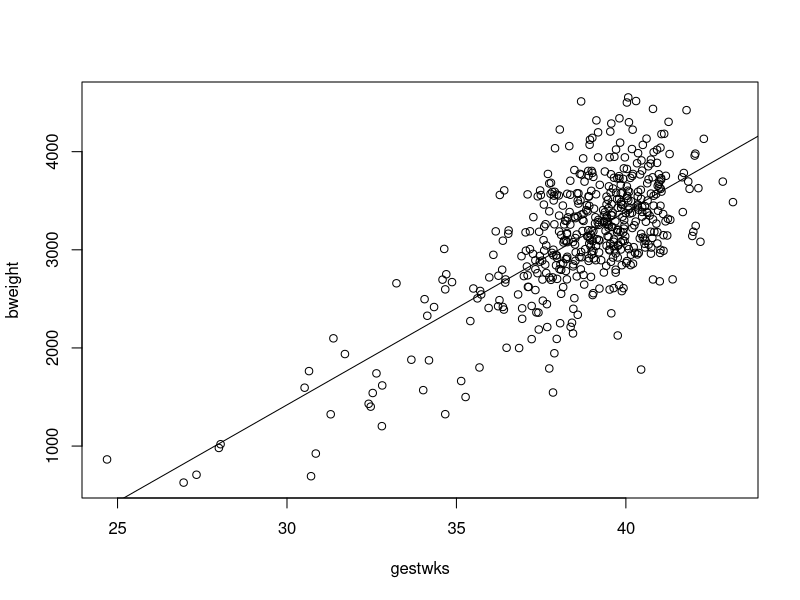
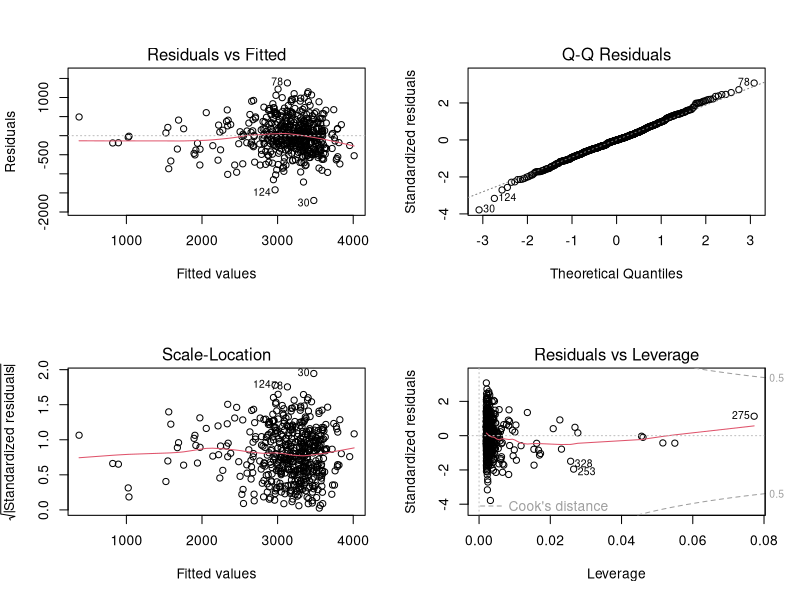
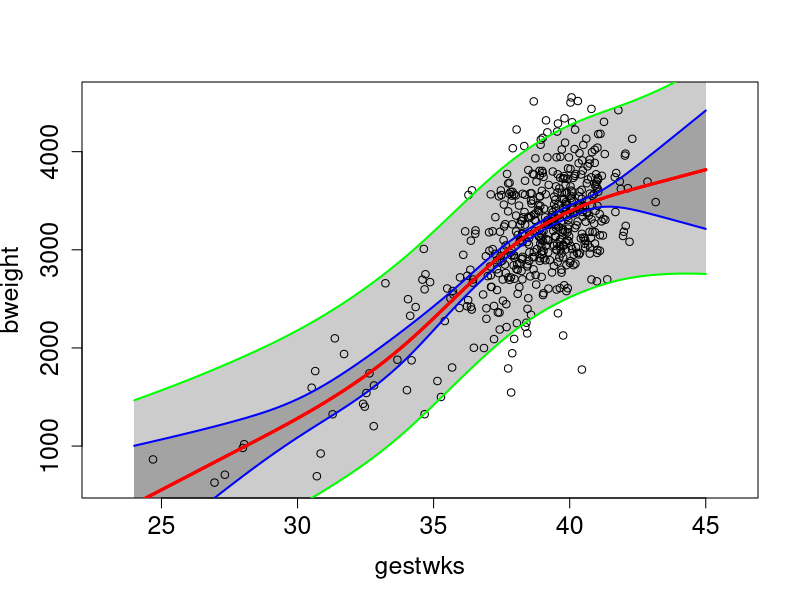
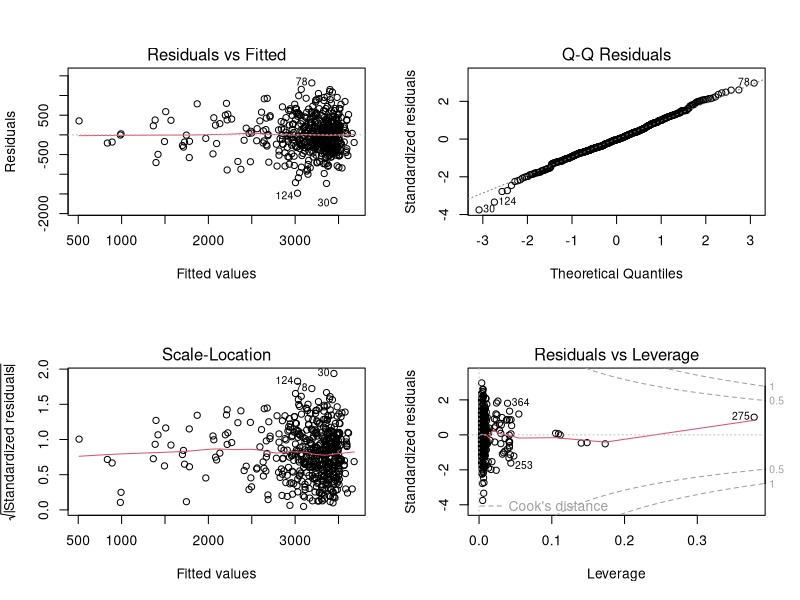
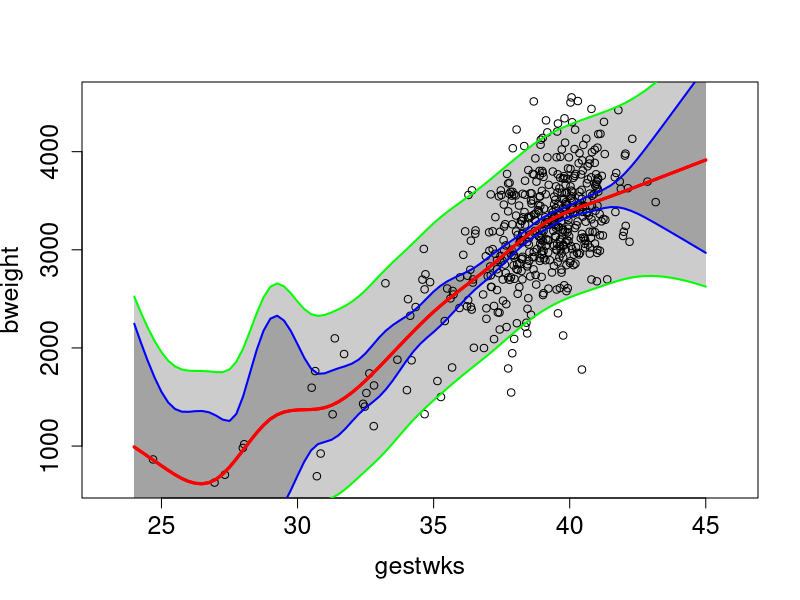
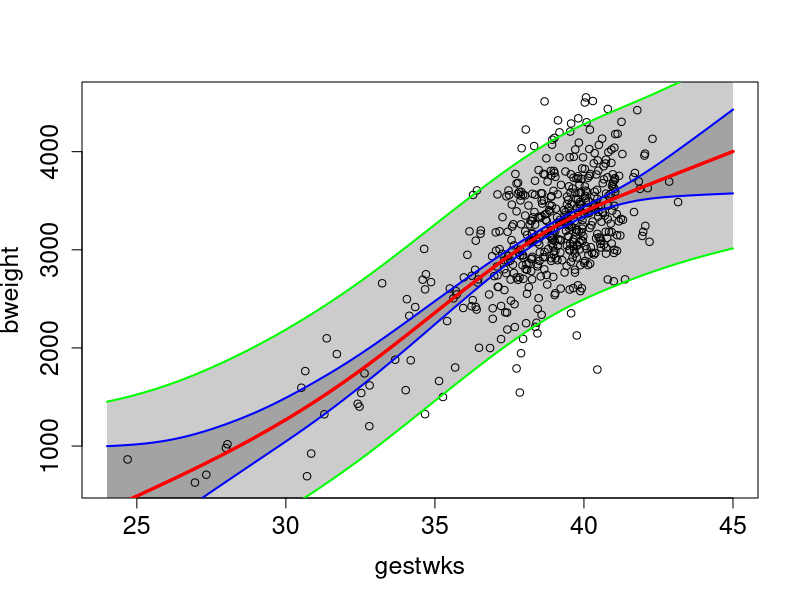
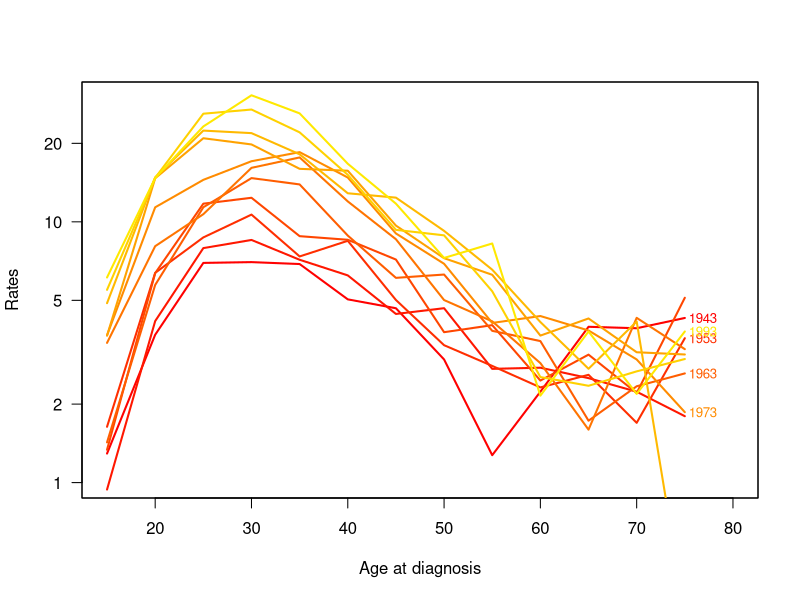
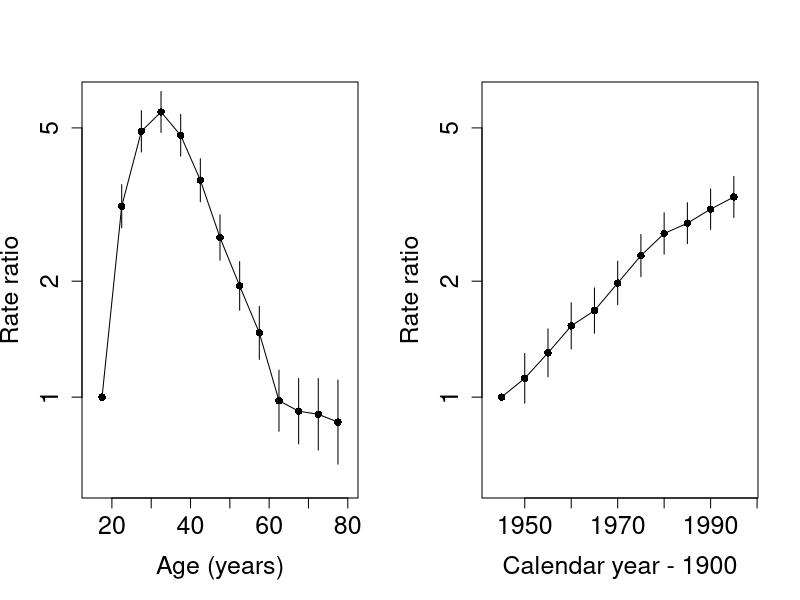

The R source for these figures, in order:
### R code from vignette source '/home/runner/work/SPE/SPE/build/cont-eff-s.rnw'

###################################################
### code chunk number 1: cont-eff-s.rnw:3-6
###################################################
options( width=90,
         SweaveHooks=list( fig=function()
         par(mar=c(3,3,1,1),mgp=c(3,1,0)/1.6,las=1,bty="n") ) )


###################################################
### code chunk number 2: data-births
###################################################
library(Epi)
data(births)
par(mfrow=c(1,1))
with(births, plot(gestwks, bweight))
mlin <- lm( bweight ~ gestwks, data = births )
abline( mlin )


###################################################
### code chunk number 3: diag-lin
###################################################
par( mfrow=c(2,2) )
plot( mlin )


###################################################
### code chunk number 4: bweight-gestwks-Ns5
###################################################
library(splines)
mNs5 <- lm( bweight ~ Ns( gestwks, knots = c(28,34,38,40,43)), 
            data = births )
round( ci.exp( mNs5, Exp=FALSE ), 1)


###################################################
### code chunk number 5: plotFitPredInt
###################################################
plotFitPredInt <- function( xval, fit, pred, ...)
{
    matshade( xval, fit,  lwd=2, alpha=0.2)
    matshade( xval, pred, lwd=2, alpha=0.2)
    matlines( xval, fit,  lty=1, lwd=c(3,2,2), col=c("red","blue","blue") )
    matlines( xval, pred, lty=1, lwd=c(3,2,2), col=c("red","green","green") )
}


###################################################
### code chunk number 6: Ns5-pred
###################################################
nd <- data.frame(gestwks = seq(24, 45, by = 0.25) ) 
fit.Ns5 <- predict( mNs5, newdata=nd, interval="conf" )
pred.Ns5 <- predict( mNs5, newdata=nd, interval="pred" )
par(mfrow=c(1,1))
with( births, plot(bweight ~ gestwks, xlim=c(23, 46), 
                   cex.axis=1.5, cex.lab=1.5 ) )
plotFitPredInt(xval=nd$gestwks, fit=fit.Ns5, pred=pred.Ns5)


###################################################
### code chunk number 7: cubic-diag
###################################################
par(mfrow=c(2,2))
plot(mNs5)


###################################################
### code chunk number 8: bweigth-gestwks-Ns10
###################################################
mNs10 <- lm( bweight ~ Ns( gestwks, 
        knots = seq(25, 43, by = 2)), data = births)
round(ci.lin(mNs10)[ , c(1,5,6)], 1)
fit.Ns10 <- predict( mNs10, newdata=nd, interval="conf" )
pred.Ns10 <- predict( mNs10, newdata=nd, interval="pred" )
par(mfrow=c(1,1))
with( births, plot( bweight ~ gestwks, xlim = c(23, 46), 
                    cex.axis= 1.5, cex.lab = 1.5 )  )
plotFitPredInt( nd$gestwks, fit.Ns10, pred.Ns10)


###################################################
### code chunk number 9: bweight-gestwks-mPs
###################################################
library(mgcv)
mPs <- gam( bweight ~ s(gestwks), data = births)		
summary(mPs)	


###################################################
### code chunk number 10: mPs-sig2
###################################################
mPs$sig2
sqrt(mPs$sig2)


###################################################
### code chunk number 11: bweight-gestwks-mPs-plot
###################################################
pr.Ps <- predict( mPs, newdata=nd, se.fit=TRUE )
str(pr.Ps) # with se.fit=TRUE, only two columns: fitted value and its SE
fit.Ps <- cbind(pr.Ps$fit, 
                pr.Ps$fit - 2*pr.Ps$se.fit, 
                pr.Ps$fit + 2*pr.Ps$se.fit)
pred.Ps <- cbind(pr.Ps$fit,  # must add residual variance to se.fit^2
                 pr.Ps$fit - 2*sqrt( pr.Ps$se.fit^2 + mPs$sig2), 
                 pr.Ps$fit + 2*sqrt( pr.Ps$se.fit^2 + mPs$sig2))
par(mfrow=c(1,1))
with(births, plot(bweight ~ gestwks, xlim=c(24, 45), 
                  cex.axis=1.5, cex.lab=1.5) )
plotFitPredInt(nd$gestwks, fit.Ps, pred.Ps)


###################################################
### code chunk number 12: data-input
###################################################
 library( Epi )
   data( testisDK )
    str( testisDK )
summary( testisDK )
   head( testisDK )


###################################################
### code chunk number 13: housekeeping
###################################################
tdk <- subset(testisDK, A > 14 & A < 80)
tdk$Age <- cut(tdk$A, br = 5*(3:16), include.lowest=TRUE, right=FALSE)
   nAge <- length(levels(tdk$Age))
tdk$Per <- cut(tdk$P, br = seq(1943,1998,by=5), 
               include.lowest=TRUE, right=FALSE)
   nPer <- length(levels(tdk$Per))


###################################################
### code chunk number 14: tabulation
###################################################
tab <- stat.table(  index = list(Age, Per),
                 contents = list(D = sum(D), 
                                 Y = sum(Y/1000),
                              rate = ratio(D, Y, 10^5) ),
                  margins = TRUE, 
                     data = tdk ) 
print(tab, digits=c(sum=0, ratio=1))	


###################################################
### code chunk number 15: plot-rates
###################################################
str(tab)
par(mfrow=c(1,1))
rateplot( rates=tab[3, 1:nAge, 1:nPer], which="ap", ylim=c(1,30), 
           age=seq(15, 75, 5), per=seq(1943, 1993, 5), 
           col=heat.colors(16), ann=TRUE )


###################################################
### code chunk number 16: mCat
###################################################
tdk$Y <- tdk$Y/100000
mCat <- glm( cbind(D,Y) ~ Age + Per, 
             family=poisreg(link=log), data= tdk )
round( ci.exp( mCat ), 2)


###################################################
### code chunk number 17: mCat-est
###################################################
aMid <- seq(17.5, 77.5, by = 5)
pMid <- seq(1945, 1995, by = 5)
par(mfrow=c(1,2))
plot( c(15,80), c(0.6, 6), type="n", log="y", 
      cex.lab = 1.5, cex.axis = 1.5, 
   xlab = "Age (years)", ylab = "Rate ratio") 
lines( aMid,  c( 1, ci.exp(mCat)[2:13, 1] ), type = "o", pch = 16 )
segments( aMid[-1],  ci.exp(mCat)[2:13, 2], 
          aMid[-1], ci.exp(mCat)[2:13, 3] ) 
plot( c(1943,1998), c(0.6, 6), type="n", log="y", 
      cex.lab = 1.5, cex.axis = 1.5, 
   xlab = "Calendar year - 1900", ylab = "Rate ratio") 
lines( pMid,c( 1, ci.exp(mCat)[14:23, 1] ), type = 'o', pch = 16 )
segments( pMid[-1],  ci.exp(mCat)[14:23, 2], 
          pMid[-1],  ci.exp(mCat)[14:23, 3] ) 


###################################################
### code chunk number 18: mCat2-new-ref
###################################################
tdk$Per70 <- Relevel(tdk$Per, ref = 6)
mCat2 <- glm( cbind(D,Y) ~ -1 + Age +Per70, 
              family=poisreg(link=log), data= tdk )
round( ci.exp( mCat2 ), 2)


###################################################
### code chunk number 19: mCat2-plot
###################################################
par(mfrow=c(1,2))
plot( c(15,80), c(2, 20), type="n", log="y", cex.lab = 1.5, cex.axis = 1.5, 
   xlab = "Age (years)", ylab = "Incidence rate (per 100000 y)") 
lines( aMid,  c(ci.exp(mCat2)[1:13, 1] ), type = "o", pch = 16) 
plot( c(1943,1998), c(0.4, 2), type="n", log="y", 
      cex.lab = 1.5, cex.axis = 1.5, 
   xlab = "Calendar year", ylab = "Rate ratio") 
lines( pMid, c(ci.exp(mCat2)[14:18, 1], 1, ci.exp(mCat2)[19:23, 1]),  
   type = "o", pch = 16 )
abline(h=1, col="gray")


###################################################
### code chunk number 20: mPen
###################################################
library(mgcv)
mPen <- gam( cbind(D, Y) ~ s(A) + s(P),  
           family = poisreg(link=log), data = tdk)
summary(mPen)					


###################################################
### code chunk number 21: mPen-plot
###################################################
par(mfrow=c(1,2))
plot(mPen, seWithMean=TRUE)


###################################################
### code chunk number 22: mPen-check
###################################################
par(mfrow=c(2,2))
gam.check(mPen)					


###################################################
### code chunk number 23: mPen2
###################################################
mPen2 <- gam( cbind(D,Y) ~ s(A, k=20) + s(P),  
           family = poisreg(link=log), data = tdk)
summary(mPen2)
par(mfrow=c(2,2))
gam.check(mPen2)					


###################################################
### code chunk number 24: mPen2-plot
###################################################
par( mfrow=c(1,2) )
plot( mPen2, seWithMean=TRUE )
abline( v=1968, h=0, lty=3 )


###################################################
### code chunk number 25: mPen2-newplot
###################################################
par( mfrow=c(1,2) )
icpt <- coef(mPen2)[1]  #  estimated intecept
plot( mPen2, seWithMean=TRUE, select=1, rug=FALSE,       
      yaxt="n", ylim= c(log(1),log(20)) - icpt, 
      xlab="Age (y)", ylab="Mean rate (/100000 y)" )
axis(2, at = log( c(1, 2, 5, 10, 20)) - icpt, labels=c(1, 2, 5, 10, 20) )
plot( mPen2, seWithMean=TRUE, select=2, rug=FALSE, 
      yaxt="n", ylim=c( log(0.4), log(2) ), 
      xlab="Calendat year", ylab="Relative rate")
axis(2, at=log( c(0.5, 0.75, 1, 1.5, 2)), labels = c(0.5, 0.75, 1, 1.5, 2))
abline( v=1968, h=0, lty=3 )


###################################################
### code chunk number 26: mNs
###################################################
mNs <- glm( cbind(D,Y) ~ Ns(A, knots = seq(15, 75, 10)) +
                Ns(P, knots = seq(1950, 1990, 10)),
                 family=poisreg, data=tdk )
summary( mNs)


###################################################
### code chunk number 27: cont-eff-s.rnw:491-507
###################################################
summary( mNs )
aa <- 15:79
pp <- 1943:1996
# for the prediction
ndp <- data.frame( A=aa, P=1970, Y=1 )
# for the RR between pp and 1970
ndx <- data.frame( A=50, P=pp  , Y=1 )
ndr <- data.frame( A=50, P=1970, Y=1 )
par(mfrow=c(1,2))
matplot( aa, ci.pred( mNs, ndp ),
          log="y", xlab="Age", ylab="Incidence rate (per 100000 y)",
          type="l", lty=1, lwd=c(3,1,1), col = c("red", "blue",  "blue") )
matplot( pp, ci.exp( mNs, list(ndx,ndr) ),
          log="y", xlab="Year", ylab="Rate ratio",
          type="l", lty=1, lwd=c(3,1,1), col= c("red", "blue",  "blue") )
abline( h=1,v=1970)


###################################################
### code chunk number 28: gamNs
###################################################
par(mfrow=c(1,2))
matplot( ndp$A, ci.pred( mNs, ndp ),
          log="y", xlab="Age", ylab="Incidence rate (per 100000 y)",
          type="l", lty=1, lwd=c(3,1,1), col = c("red", "blue",  "blue") )
matshade( ndp$A, ci.pred( mPen2, ndp ), lwd=2, lty=3 )
matplot( ndx$P, ci.exp( mNs, list(ndx,ndr) ),
          log="y", xlab="Year", ylab="Rate ratio",
          type="l", lty=1, lwd=c(3,1,1), col= c("red", "blue",  "blue") )
matshade( ndx$P, ci.exp( mPen2, list(ndx,ndr) ), lwd=2, lty=3 )
abline( h=1,v=1970)


###################################################
### code chunk number 29: all items
###################################################
 a.kn <- seq(15,75,10)
 p.kn <- seq(50,90,10)
 a.pt <- 15:75
 p.pt <- 45:95
 p.ref <- 70
 na <- length(a.pt)
 np <- length(p.pt)
 As <- Ns( a.pt, knots=a.kn )
 Ps <- Ns( p.pt, knots=p.kn )
 Prp <- Ns( rep(p.ref,np), knots=p.kn )
 Pra <- Ns( rep(p.ref,na), knots=p.kn )
 mAP <- glm( D ~ Ns(A,knots=a.kn) + Ns(P,knots=p.kn),
                 offset=log(Y), family=poisson, data= tdk )
 par( mfrow=c(1,2) )
 matplot( a.pt, ci.exp( mAP, ctr.mat=cbind(1,As,Pra) )*10^5,
          log="y", xlab="Age",
          ylab=paste( "Incidence (/100,000 y) in", p.ref ),
          type="l", lty=1, lwd=c(3,1,1), col="black",
          ylim=c(1,20) )
 matplot( p.pt, ci.exp( mAP, ctr.mat=Ps-Prp, subset="P" ),
          log="y", xlab="Age", ylab="Rate ratio",
          type="l", lty=1, lwd=c(3,1,1), col="black",
          ylim=c(1,20)/4 )
 abline( h=1, v=p.ref )


###################################################
### code chunk number 30: Age-cohort
###################################################
 tdk <- transform( tdk, B = P-A )
 # with( testisDK, hist( rep(B,D), breaks=100, col="black" ) )
 a.kn <- seq(15,75,5)
 b.kn <- seq(00,70,5)
 a.pt <- 10:75
 b.pt <- (-10):70
 b.ref <- 40
 na <- length(a.pt)
 nb <- length(b.pt)
 As <- Ns( a.pt, knots=a.kn )
 Bs <- Ns( b.pt, knots=b.kn )
 Brb <- Ns( rep(b.ref,nb), knots=b.kn )
 Bra <- Ns( rep(b.ref,na), knots=b.kn )
 mAB <- glm( D ~ Ns(A,knots=a.kn) + Ns(B,knots=b.kn),
                 offset=log(Y), family=poisson, data= tdk )
 par( mfrow=c(1,2) )
 matplot( a.pt, ci.exp( mAB, ctr.mat=cbind(1,As,Bra) )*10^5,
          log="y", xlab="Age",
          ylab=paste( "Incidence per 100,000 y, in", b.ref, "birth cohort"),
          type="l", lty=1, lwd=c(3,1,1), col= c("red", "blue",  "blue") ,
          ylim=c(1,20) )
 matplot( b.pt, ci.exp( mAB, ctr.mat=Bs-Brb, subset="B" ),
          log="y", xlab="Age", ylab="Rate ratio",
          type="l", lty=1, lwd=c(3,1,1),  col= c("red", "blue", "blue") ,
          ylim=c(1,20)/4 )
 abline( h=1, v=b.ref )
